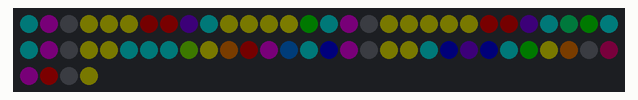
Bench run of a sketch on a simulated Arduino Uno, built with avr-gcc and run on an emulated ATmega328P. On the bench: 64 RGB LEDs in strip order, left to right, continuing on the next row. Dim RGB values are drawn brighter than linear.

Above: at 0.45 s.
At 5.27 s:
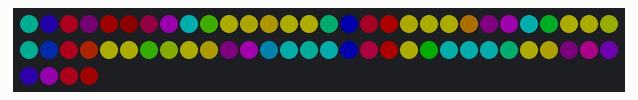
At 10.1 s:
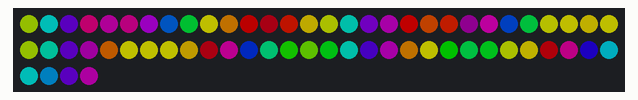
At 20.04 s:
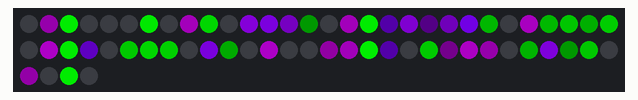
At 29.69 s:
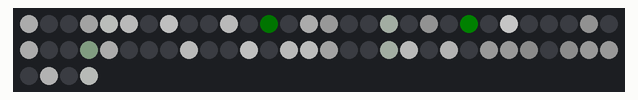
At 39.63 s:
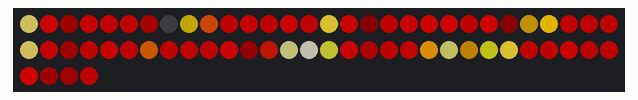

The sketch:

PaletteCrossFade.ino
```cpp
#include "FastLED.h"
#define DATA_PIN   8
#define NUM_LEDS   64

CRGB leds[NUM_LEDS];

CRGBPalette16 currentPaletteBlack = CRGBPalette16(CRGB::Black);
CRGBPalette16 targetPalette;
TBlendType    currentBlending = LINEARBLEND;           // NOBLEND or LINEARBLEND

void setup() {
 Serial.begin(115200);
 FastLED.addLeds<WS2812B, DATA_PIN, GRB>(leds, NUM_LEDS).setCorrection(TypicalLEDStrip);
 FastLED.setBrightness(255);
 FastLED.setMaxPowerInVoltsAndMilliamps(5,500);
}

void loop(){

 PaletteCrossFade();

}

void PaletteCrossFade(){
  uint8_t secondHand = (millis() / 1000) % 60;
  static uint8_t lastSecond = 99;

  if(lastSecond != secondHand){
    lastSecond = secondHand;
    CRGB p = CHSV(HUE_PURPLE, 255, 255);
    CRGB g = CHSV(HUE_GREEN, 255, 255);
    CRGB b = CRGB::Black;
    CRGB w = CRGB::White;
    if(secondHand ==  0)  { targetPalette = RainbowColors_p; }
    if(secondHand == 10)  { targetPalette = CRGBPalette16(g,g,b,b, p,p,b,b, g,g,b,b, p,p,b,b); }
    if(secondHand == 20)  { targetPalette = CRGBPalette16(b,b,b,w, b,b,b,w, b,b,b,w, b,b,b,w); }
    if(secondHand == 30)  { targetPalette = LavaColors_p; }
    if(secondHand == 40)  { targetPalette = CloudColors_p; }
    if(secondHand == 50)  { targetPalette = PartyColors_p; }
  }
  EVERY_N_MILLISECONDS(100){
   uint8_t maxChanges = 24;
   nblendPaletteTowardPalette(currentPaletteBlack, targetPalette, maxChanges);
  }
  EVERY_N_MILLISECONDS(20){
   static uint8_t startIndex = 0;
   startIndex += 1;                                 // motion speed
   FillLEDsFromPaletteColors(startIndex);
  }
  FastLED.show();
}
void FillLEDsFromPaletteColors(uint8_t colorIndex){
  for(int i = 0; i < NUM_LEDS; i++) {
    leds[i] = ColorFromPalette(currentPaletteBlack, colorIndex + sin8(i*16), 255);
    colorIndex += 3;
  }
}
```
